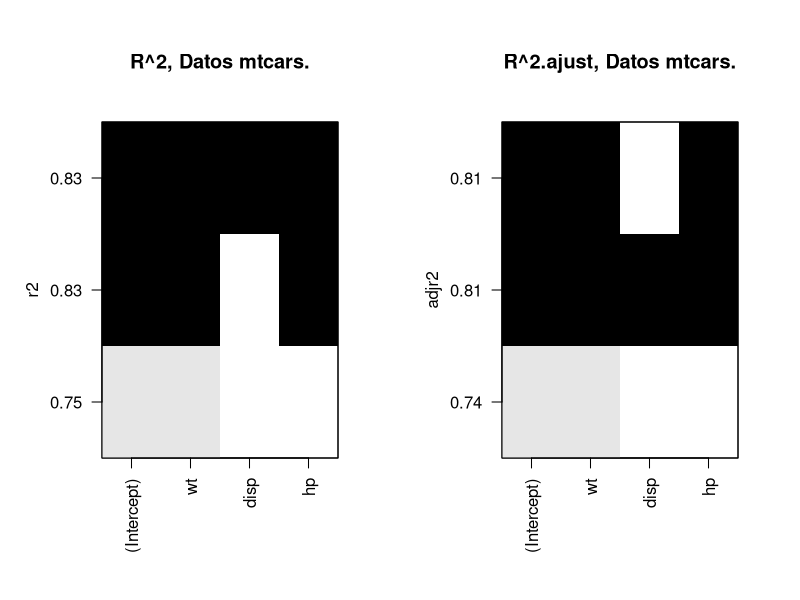
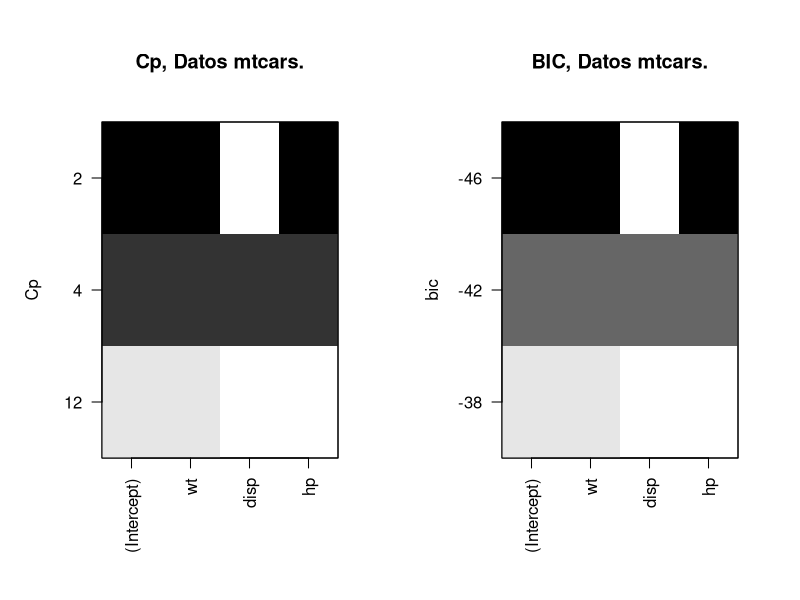
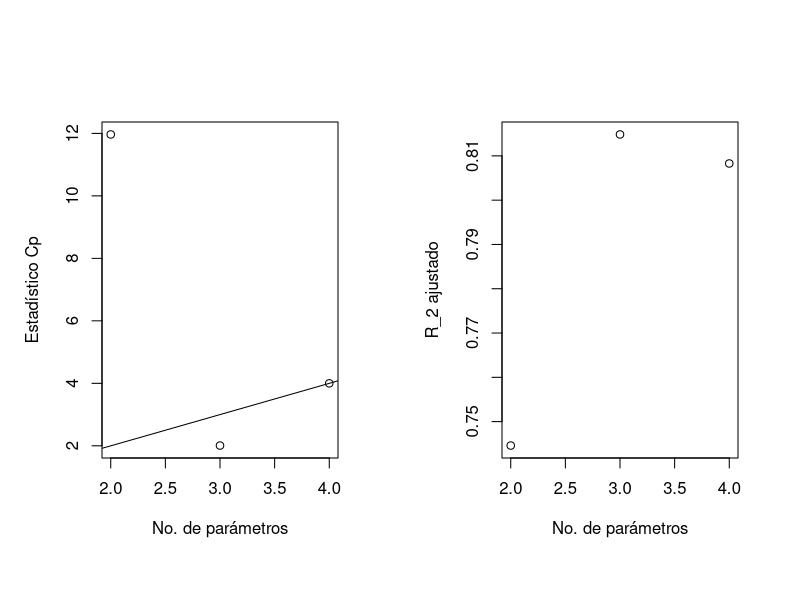

Write the R code that produced these figures, in order.
## ---- chunk 1

library(MASS)
library(lmtest)
library(nortest)
library(leaps)

## ---- chunk 2
data("mtcars")
attach(mtcars)
head(mtcars)

## ---- chunk 3

require(stats)
require(graphics)

## ---- chunk 4

summary(mtcars)

## ---- chunk 5
mt.fit<-lm(mpg ~ wt + disp + hp )

summary(mt.fit)
## ---- chunk 6
elegir<-regsubsets(mpg ~ wt + disp + hp, data = mtcars)
summary(elegir)

## ---- chunk 7
par(mfrow=c(1,2))
plot(elegir,scale="r2", main="R^2, Datos mtcars.")
plot(elegir,scale="adjr2", main="R^2.ajust, Datos mtcars.")
## ---- chunk 8
par(mfrow=c(1,2))
plot(elegir, scale="Cp", main="Cp, Datos mtcars.")
plot(elegir,scale="bic", main="BIC, Datos mtcars.")
## ---- chunk 9

rs<-summary(elegir)

## ---- chunk 10

plot(2:4,rs$cp,xlab="No. de parámetros",ylab="Estadístico Cp")
abline(0,1)
plot(2:4,rs$adjr2,xlab="No. de parámetros",ylab="R_2 ajustado")
abline(0,1)

## ---- chunk 11

mt.fit<-lm(mpg ~ wt + disp + hp, data = mtcars)
cbind(extractAIC(mt.fit) ,extractAIC(mt.fit,k=log(50)))
## ---- chunk 12

extractAIC(mt.fit)  ### AIC de modelo full
## ---- chunk 13
step(mt.fit)        #### Backward con AIC
## ---- chunk 14
extractAIC(mt.fit,k=log(50)) ### BIC de modelo full
## ---- chunk 15
step(mt.fit,k=log(50))### Backward con BIC

## ---- chunk 16
modelo<-lm(mpg ~ wt + hp, data = mtcars)
summary(modelo)

## ---- chunk 17


residuals_modelo<-residuals(modelo); residuals_modelo

## ---- chunk 18
ValidarSupuestos <- function (respuesta ,modelo,confianza){
  
  # Test de normalidad
  
  shapiro <- shapiro.test(modelo$residuals)
  shapiro <- shapiro$p.value
  
  lillie <- lillie.test(modelo$residuals)
  lillie <- lillie$p.value
  
    ifelse((shapiro > confianza) & (lillie > confianza), print("Existe normalidad de los errores"), print("No existe normalidad de los errores"))
  
  # Test de homocedasticidad
  
  
  baruch <- bptest(modelo)
  baruch <- baruch$p.value

  golfred <- gqtest(modelo)
  golfred <- golfred$p.value

  ifelse((baruch > confianza) & (golfred > confianza), print("Existe homocedasticidad"), print("No existe homocedasticidad"))
  
  # Test de independencia
  
  indepenencia <- dwtest(mpg ~ modelo$residuals)
  indepenencia <- indepenencia$p.value
  
  ifelse((indepenencia > confianza), print("Hay independencia"), print("No hay independencia"))
  
  # Construccion de la Tabla de respuestas
  
  tabla <- rbind(shapiro, lillie, baruch, golfred, indepenencia)
  rownames(tabla) <- c("shapiro", "lillie", "baruch", "golfred", "independencia")
  colnames(tabla) <- c("p.value")
  print(tabla)

  
} 
## ---- chunk 19

ValidarSupuestos(mpg,modelo,0.05)
